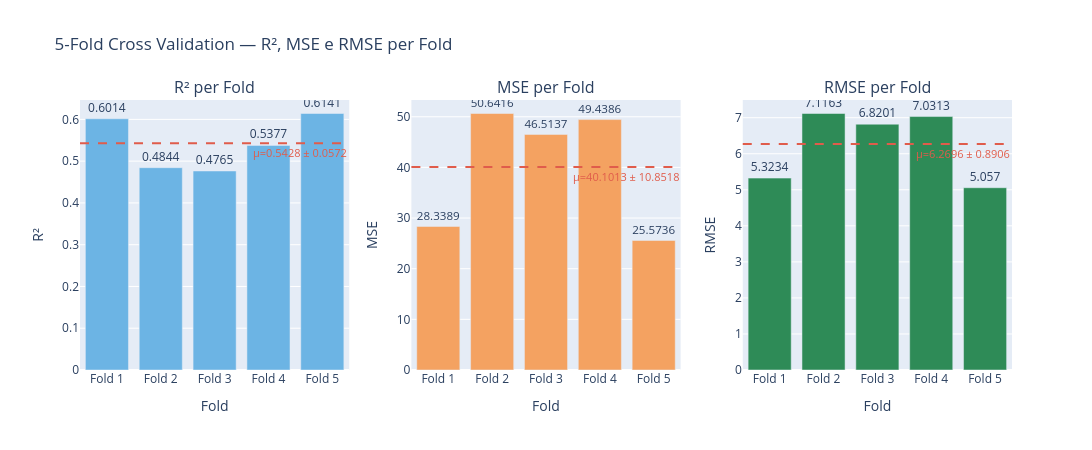

The code cell stored with this chart in its notebook:
### Code cell
folds = [f"Fold {i+1}" for i in range(5)]

fig = make_subplots(rows=1, cols=2, subplot_titles=("R² per Fold", "MSE per Fold"))

fig = make_subplots(rows=1, cols=3, subplot_titles=("R² per Fold", "MSE per Fold", "RMSE per Fold"))

for col_idx, (values, name, color, ylabel) in enumerate([
    (cv_r2,   'R²',   '#6CB4E4', 'R²'),
    (cv_mse,  'MSE',  '#F4A261', 'MSE'),
    (cv_rmse, 'RMSE', '#2E8B57', 'RMSE'),
], start=1):
    fig.add_trace(go.Bar(
        x=folds, y=values,
        name=name,
        marker_color=color,
        text=values.round(4),
        textposition='outside',
    ), row=1, col=col_idx)

    fig.add_hline(
        y=values.mean(), line_dash='dash', line_color='#E05C4B', line_width=2,
        annotation_text=f"μ={values.mean():.4f} ± {values.std():.4f}",
        annotation_position='bottom right',
        annotation_font=dict(color='#E05C4B', size=11),
        row=1, col=col_idx
    )

    fig.update_xaxes(title_text='Fold',  row=1, col=col_idx)
    fig.update_yaxes(title_text=ylabel,  row=1, col=col_idx)

fig.update_layout(
    title={'text': '5-Fold Cross Validation — R², MSE e RMSE per Fold'},
    showlegend=False,
    height=450,
    width=1100,
)

fig.show()

### Figure 1 — Plotly figure (JSON) as saved in the notebook; plotly's stock layout.template omitted (floating-point values rounded to 4 significant figures)
{"data": [{"marker": {"color": "#6CB4E4"}, "name": "R²", "text": [0.6014, 0.4844, 0.4765, 0.5377, 0.6141], "textposition": "outside", "type": "bar", "x": ["Fold 1", "Fold 2", "Fold 3", "Fold 4", "Fold 5"], "xaxis": "x", "y": [0.6014, 0.4844, 0.4765, 0.5377, 0.6141], "yaxis": "y"}, {"marker": {"color": "#F4A261"}, "name": "MSE", "text": [28.34, 50.64, 46.51, 49.44, 25.57], "textposition": "outside", "type": "bar", "x": ["Fold 1", "Fold 2", "Fold 3", "Fold 4", "Fold 5"], "xaxis": "x2", "y": [28.34, 50.64, 46.51, 49.44, 25.57], "yaxis": "y2"}, {"marker": {"color": "#2E8B57"}, "name": "RMSE", "text": [5.323, 7.116, 6.82, 7.031, 5.057], "textposition": "outside", "type": "bar", "x": ["Fold 1", "Fold 2", "Fold 3", "Fold 4", "Fold 5"], "xaxis": "x3", "y": [5.323, 7.116, 6.82, 7.031, 5.057], "yaxis": "y3"}], "layout": {"annotations": [{"font": {"size": 16}, "showarrow": false, "text": "R² per Fold", "x": 0.1444, "xanchor": "center", "xref": "paper", "y": 1, "yanchor": "bottom", "yref": "paper"}, {"font": {"size": 16}, "showarrow": false, "text": "MSE per Fold", "x": 0.5, "xanchor": "center", "xref": "paper", "y": 1, "yanchor": "bottom", "yref": "paper"}, {"font": {"size": 16}, "showarrow": false, "text": "RMSE per Fold", "x": 0.8556, "xanchor": "center", "xref": "paper", "y": 1, "yanchor": "bottom", "yref": "paper"}, {"font": {"color": "#E05C4B", "size": 11}, "showarrow": false, "text": "μ=0.5428 ± 0.0572", "x": 1, "xanchor": "right", "xref": "x domain", "y": 0.5428, "yanchor": "top", "yref": "y"}, {"font": {"color": "#E05C4B", "size": 11}, "showarrow": false, "text": "μ=40.1013 ± 10.8518", "x": 1, "xanchor": "right", "xref": "x2 domain", "y": 40.1, "yanchor": "top", "yref": "y2"}, {"font": {"color": "#E05C4B", "size": 11}, "showarrow": false, "text": "μ=6.2696 ± 0.8906", "x": 1, "xanchor": "right", "xref": "x3 domain", "y": 6.27, "yanchor": "top", "yref": "y3"}], "height": 450, "shapes": [{"line": {"color": "#E05C4B", "dash": "dash", "width": 2}, "type": "line", "x0": 0, "x1": 1, "xref": "x domain", "y0": 0.5428, "y1": 0.5428, "yref": "y"}, {"line": {"color": "#E05C4B", "dash": "dash", "width": 2}, "type": "line", "x0": 0, "x1": 1, "xref": "x2 domain", "y0": 40.1, "y1": 40.1, "yref": "y2"}, {"line": {"color": "#E05C4B", "dash": "dash", "width": 2}, "type": "line", "x0": 0, "x1": 1, "xref": "x3 domain", "y0": 6.27, "y1": 6.27, "yref": "y3"}], "showlegend": false, "title": {"text": "5-Fold Cross Validation — R², MSE e RMSE per Fold"}, "width": 1100, "xaxis": {"anchor": "y", "domain": [0, 0.2889], "title": {"text": "Fold"}}, "xaxis2": {"anchor": "y2", "domain": [0.3556, 0.6444], "title": {"text": "Fold"}}, "xaxis3": {"anchor": "y3", "domain": [0.7111, 1], "title": {"text": "Fold"}}, "yaxis": {"anchor": "x", "domain": [0, 1], "title": {"text": "R²"}}, "yaxis2": {"anchor": "x2", "domain": [0, 1], "title": {"text": "MSE"}}, "yaxis3": {"anchor": "x3", "domain": [0, 1], "title": {"text": "RMSE"}}}}
